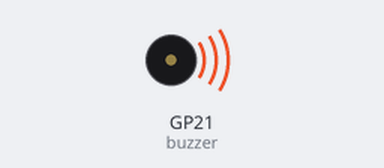
The program below on a simulated Raspberry Pi Pico running MicroPython. Shown: buzzer (waves = sounding). At 1.6 s the program stops and its outputs stay as they are.

Above: at 0.1 s.
At 1.6 s:
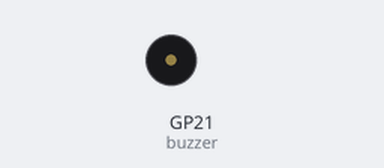
Timing chart, 0 to 3.1 s (numbered marks = the images above):
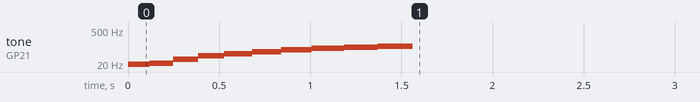

Measured:
- by itself, tone on GP21 (buzzer): plays 10 Hz for 0.12 s, 21 Hz for 0.13 s, 32 Hz for 0.14 s, 43 Hz for 0.14 s, 54 Hz for 0.15 s, 65 Hz for 0.16 s … (10 notes in this stretch)

The program:

millennium_falcon_sound.py
```python
from machine import PWM, Pin
import time

def awakening_sound():
    buzzer = PWM(Pin(21))

    # Valores iniciais e finais
    start_freq, end_freq = 10, 120
    start_intensity, end_intensity = 50, 1000
    start_duration, end_duration = 0.6, 0.2

    # Número de etapas
    steps = 10

    # Cálculo do incremento para cada passo
    freq_step = (end_freq - start_freq) / steps
    intensity_step = (end_intensity - start_intensity) / steps
    duration_step = (end_duration - start_duration) / steps

    freq = start_freq
    intensity = start_intensity
    duration = start_duration

    for _ in range(steps):
        buzzer.freq(int(freq))
        buzzer.duty_u16(int(intensity))
        time.sleep(duration/5)

        # Incremento dos valores
        freq += freq_step
        intensity += intensity_step
        duration -= duration_step

    buzzer.duty_u16(0)  # Desliga o buzzer no final

# Teste
awakening_sound()
```
